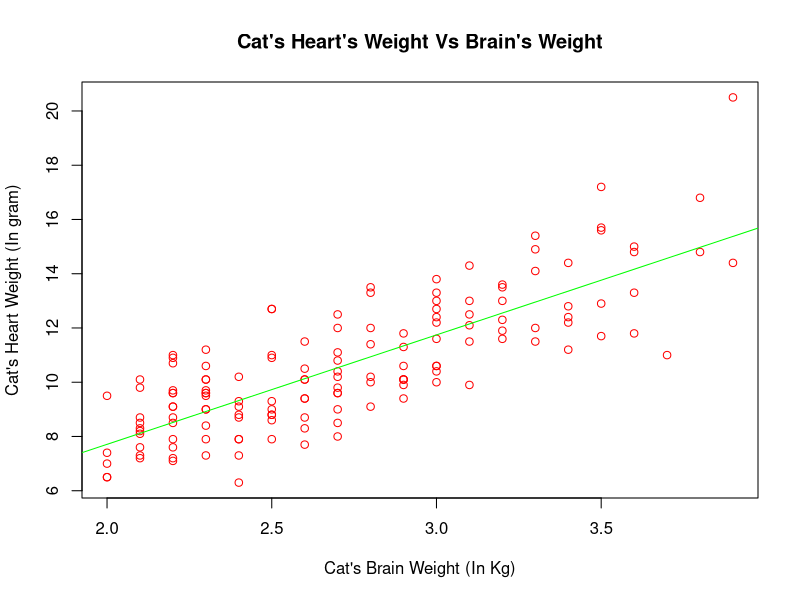
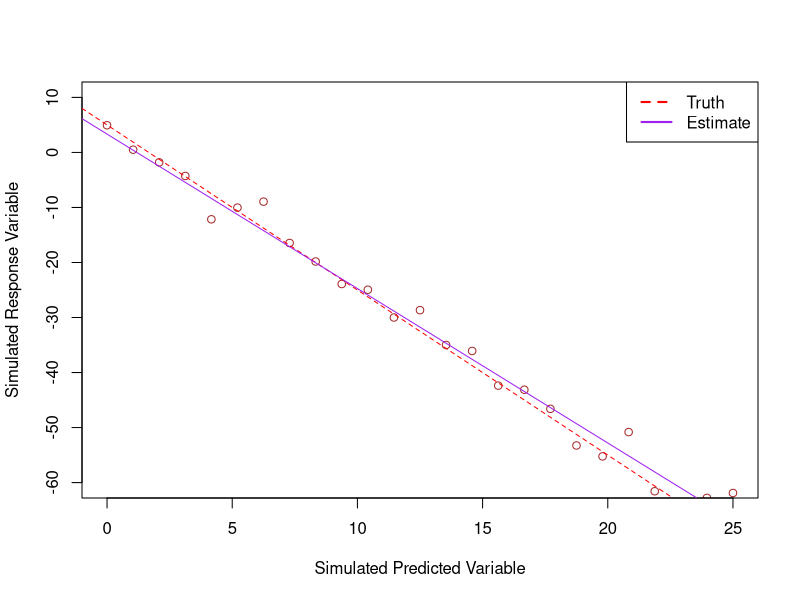
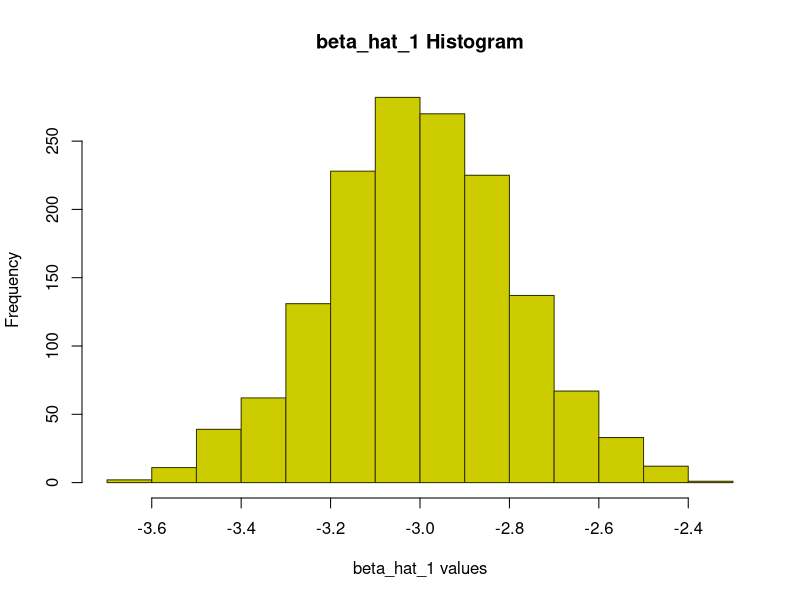
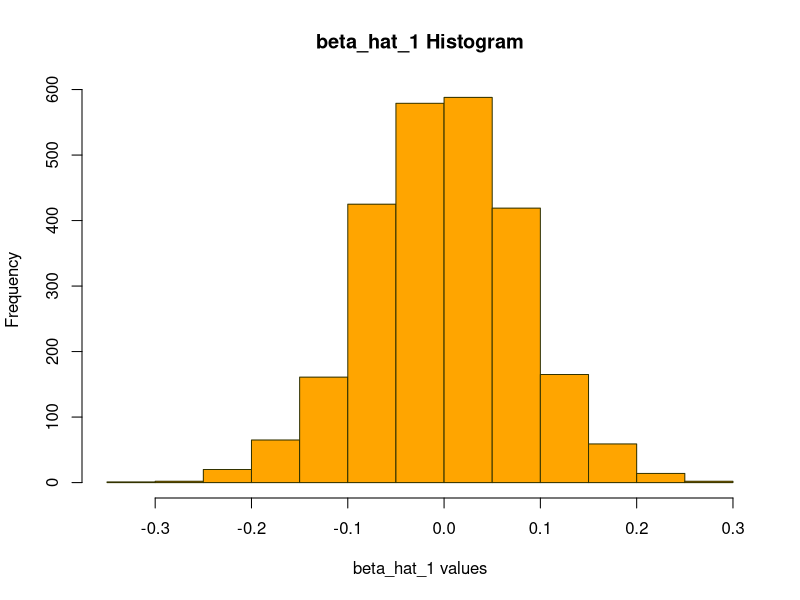
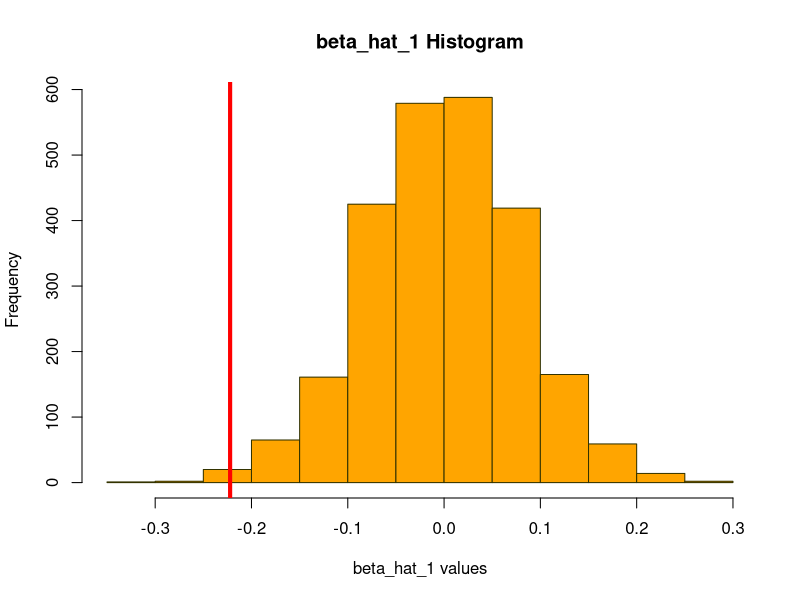

R code for these plots, in order:
## ---- chunk 1
library(MASS)
data = MASS::cats
cat_model = lm(Hwt~Bwt,data=cats)
summary(cat_model)
## ---- chunk 2
beta_0_hat = coef(cat_model)[1]
beta_1_hat = coef(cat_model)[2]
c(beta_0_hat,beta_1_hat)
## ---- chunk 3
predict(cat_model,newdata=data.frame(Bwt=2.7))
## ---- chunk 4
predict(cat_model,newdata=data.frame(Bwt=4.4))
## ---- chunk 5
plot(Hwt~Bwt,
     data = cats,
     xlab = "Cat's Brain Weight (In Kg)",
     ylab = "Cat's Heart Weight (In gram)",
     main = "Cat's Heart's Weight Vs Brain's Weight",
     pch = 1,
     cex = 1,
     col = "red"
     )
abline(cat_model,lwd = 1, col = "green")
## ---- chunk 6
SSTot = sum((cats$Hwt - mean(cats$Hwt))^2)
SSReg = sum((fitted(cat_model) - mean(cats$Hwt))^2)
R2 =  SSReg / SSTot
## ---- chunk 7
get_sd_est = function (fitted_vals,actual_vals,mle=FALSE){
  if (mle){
    sigma_2 = sum((actual_vals - fitted_vals)^2)
    res_mean = sigma_2 / length(actual_vals)
  }
  else{
    se_2 = sum((actual_vals - fitted_vals)^2)
    res_mean = se_2 / (length(actual_vals) - 2)
  }
  sqrt(res_mean)
}
## ---- chunk 8
birthday = 19770411 
set.seed(birthday)

num_obs = 25
beta_0 = 5
beta_1 = -3

sim_slr=function(x, beta_0 = 5, beta_1 = -3, sigma){
  n = length(x)
  epsilon = rnorm(n, mean = 0, sd = sigma)
  y = beta_0 + beta_1 * x + epsilon
  data.frame (predictor = x, response = y)
}

x_vals = seq(from = 0, to = 25, length.out = num_obs)
sim_data = sim_slr(x=x_vals, beta_0 = 5, beta_1 = -3, sigma = sqrt(10.24))
sim_data
## ---- chunk 9
x = runif(n = 25, 0, 10)
## ---- chunk 10
sim_data_x = sim_slr(x=x, beta_0 = 5, beta_1 = -3, sigma = sqrt(10.24))
sim_fit_x = lm(response~predictor,data = sim_data_x)
sim_fit_x
## ---- chunk 11
plot(response~predictor,
     data=sim_data,
     xlab = "Simulated Predicted Variable",
     ylab = "Simulated Response Variable",
     pch = 1,
     cex = 1,
     col = "brown",
     ylim = c(-60,10))

abline(beta_0,beta_1,lty=2,lwd=1,col="red")
abline(sim_fit_x,lty=1,lwd=1,col="purple")

legend("topright",c("Truth","Estimate"),lty=c(2,1),lwd=2,col=c("red","purple"))
## ---- chunk 12
beta_hat_1 = rep(0,1500)
for (k in 1:1500){
  temp_sim_data = sim_slr(x=x, beta_0 = 5, beta_1 = -3, sigma = sqrt(10.24))
  temp_sim_slr_fit = lm(response~predictor,data=temp_sim_data)
  beta_hat_1[k] = coef(temp_sim_slr_fit)[2]
}
## ---- chunk 13
mean(beta_hat_1)
sd(beta_hat_1)
## ---- chunk 14
hist(beta_hat_1,
     xlab = "beta_hat_1 values",
     main = "beta_hat_1 Histogram",
     col = "#CCCC00",
     border = "#333300"
)
## ---- chunk 15
birthday = 19770411
set.seed(birthday)

x = runif(n = 75, 0, 10)

num_obs = 75
beta_0 = 3
beta_1 = 0
sigma = sqrt(4)

beta_hat_1 = rep(0,2500)
for (k in 1:2500){
  temp_sim_data = sim_slr(x=x, beta_0 = beta_0, beta_1 = beta_1, sigma = sigma)
  temp_sim_slr_fit = lm(response~predictor,data=temp_sim_data)
  beta_hat_1[k] = coef(temp_sim_slr_fit)[2]
}
## ---- chunk 16
hist(beta_hat_1,
     xlab = "beta_hat_1 values",
     main = "beta_hat_1 Histogram",
     col = "orange",
     border = "#333300"
)
## ---- chunk 17
library(readr)
skeptic = read_csv("skeptic.csv")
skeptic_fit = lm(response~predictor,data=skeptic)
skeptic_fit
## ---- chunk 18
hist(beta_hat_1,
     xlab = "beta_hat_1 values",
     main = "beta_hat_1 Histogram",
     col = "orange",
     border = "#333300"
)
abline(v=coef(skeptic_fit)[2],col="red",lwd=4)
## ---- chunk 19
library(knitr)
data(Ozone, package = "mlbench")
Ozone = Ozone[, c(4, 6, 7, 8)]
colnames(Ozone) = c("ozone", "wind", "humidity", "temp") 
Ozone = Ozone[complete.cases(Ozone), ]

ozone_model1 = lm(ozone~wind,data=Ozone)
ozone_model2 = lm(ozone~humidity,data=Ozone)
ozone_model3 = lm(ozone~temp,data=Ozone)

ozone_model1_rmse = sqrt((sum((Ozone$ozone - predict(ozone_model1))^2))/length(Ozone$ozone))
ozone_model2_rmse = sqrt((sum((Ozone$ozone - predict(ozone_model2))^2))/length(Ozone$ozone))
ozone_model3_rmse = sqrt((sum((Ozone$ozone - predict(ozone_model3))^2))/length(Ozone$ozone))


ozone_model1_r2 = (summary(ozone_model1))$r.squared
ozone_model2_r2 = (summary(ozone_model2))$r.squared
ozone_model3_r2 = (summary(ozone_model3))$r.squared

model_compare = data.frame(
  x = c("Model 1","Model 2","Model 3"),
  rmse = c(ozone_model1_rmse,ozone_model2_rmse,ozone_model3_rmse),
  r2 = c(ozone_model1_r2,ozone_model2_r2,ozone_model3_r2)
)

kable(model_compare, format = "pandoc",padding = 2,caption = "Model Comparision Table Between Model 1 Vs Model 2 Vs Model 3")
